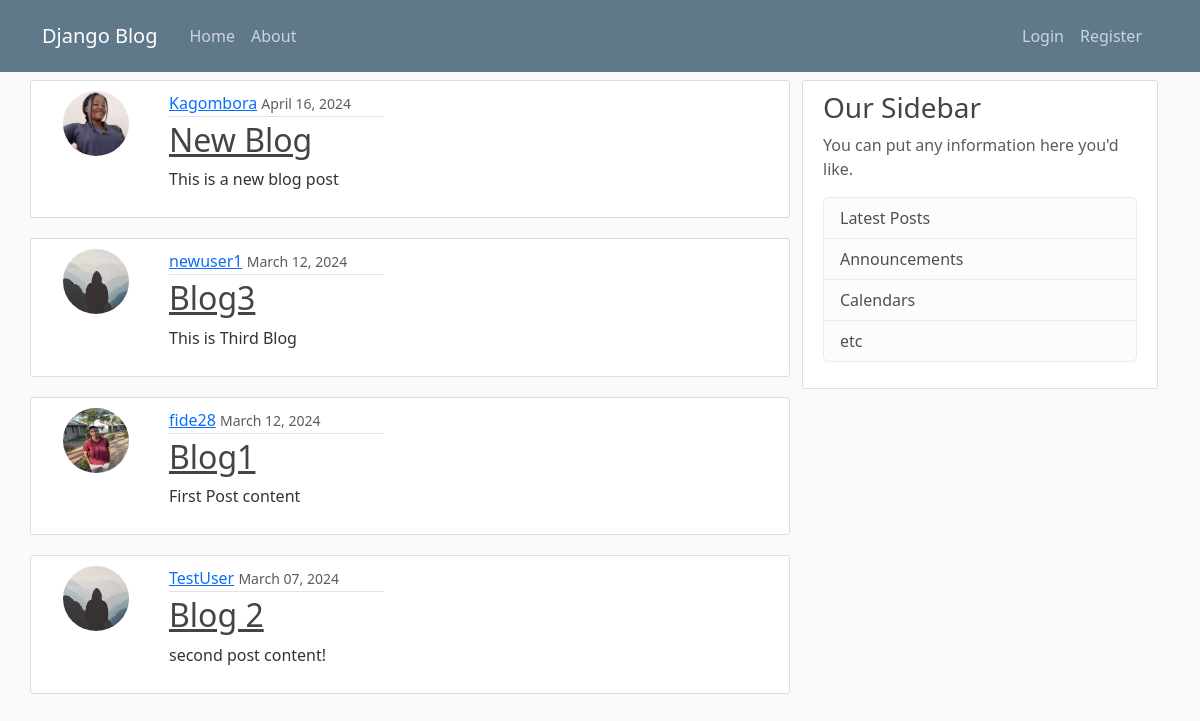
/, run on an earlier commit of the app's database.
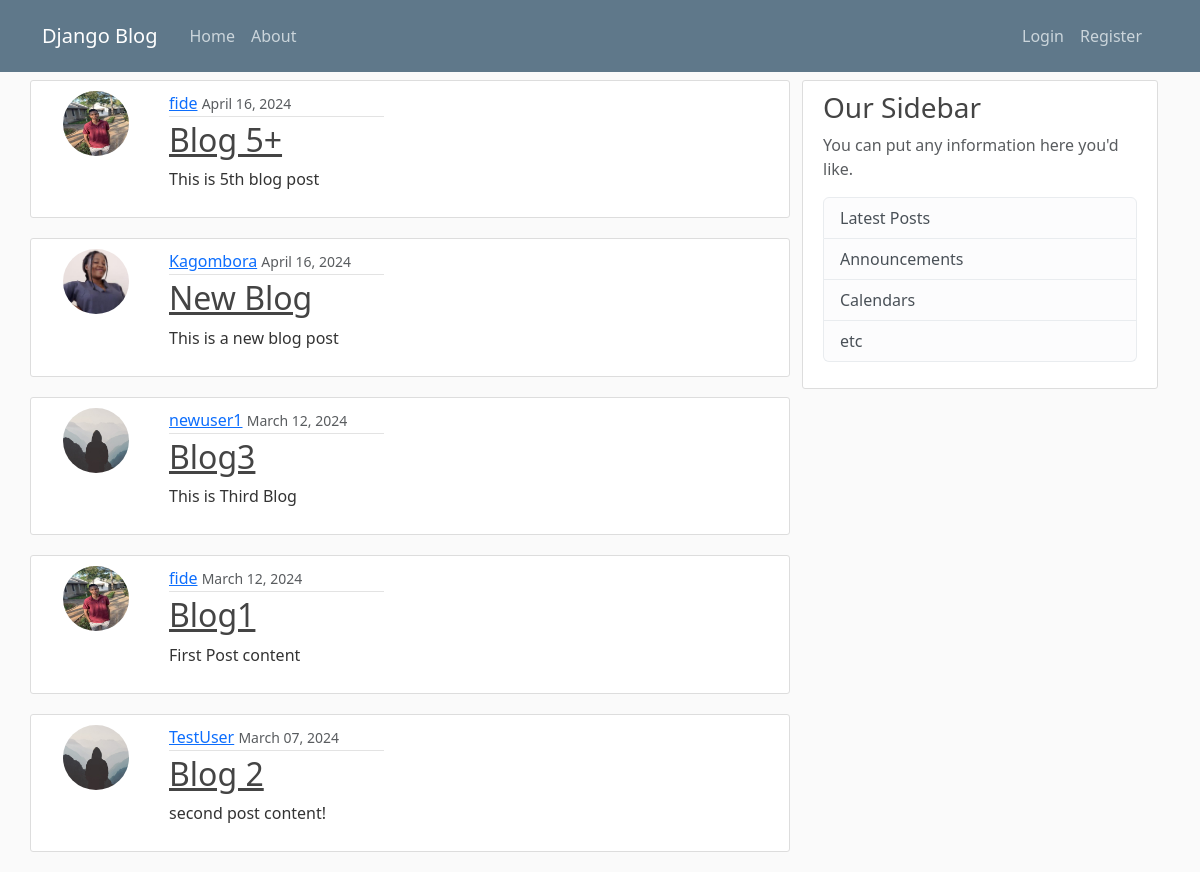
And on a later commit of the database.
### blog/models.py (models this page shows, shortened)
class Post(models.Model):
  title = models.CharField(max_length=100)
  content = models.TextField()
  date_posted = models.DateTimeField(default=timezone.now)
  author = models.ForeignKey(User, on_delete=models.CASCADE)

### users/models.py (models this page shows, shortened)
class Profile(models.Model):
  user = models.OneToOneField(User, on_delete=models.CASCADE)
  image = models.ImageField(default='default.jpg', upload_to='profile_pics')

### blog/views.py (the view)
# urls.py: path('', PostListView.as_view(), name='blog-home'),
class PostListView(ListView):
  model = Post
  template_name = 'blog/home.html'
  context_object_name = 'posts'
  ordering = ['-date_posted']
  paginate_by = 8

### blog/templates/blog/home.html
{% extends "blog/base.html" %} {% block content %} {% for post in posts %}
<article class="row content-section">
  <img
    src="{{ post.author.profile.image.url }}"
    class="rounded-circle article-img"
  />
  <div class="col-4">
    <div class="article-metadata">
      <a class="mr-2" href="#">{{ post.author }}</a>
      <small class="text-muted">{{ post.date_posted|date:"F d, Y" }}</small>
    </div>
    <h2>
      <a class="article-title" href="{% url 'post-detail' post.id %}"
        >{{ post.title }}</a
      >
    </h2>
    <p class="article-content">{{ post.content }}</p>
  </div>
</article>
{% endfor %} {% endblock content %}

What changed in the data, as far as the page shows it:
added Post: author.profile.image (picture), author "fide", date_posted "April 16, 2024", title "Blog 5+", content "This is 5th blog post"
changed through a linked row, Post "Blog1": author "fide28" → "fide"
